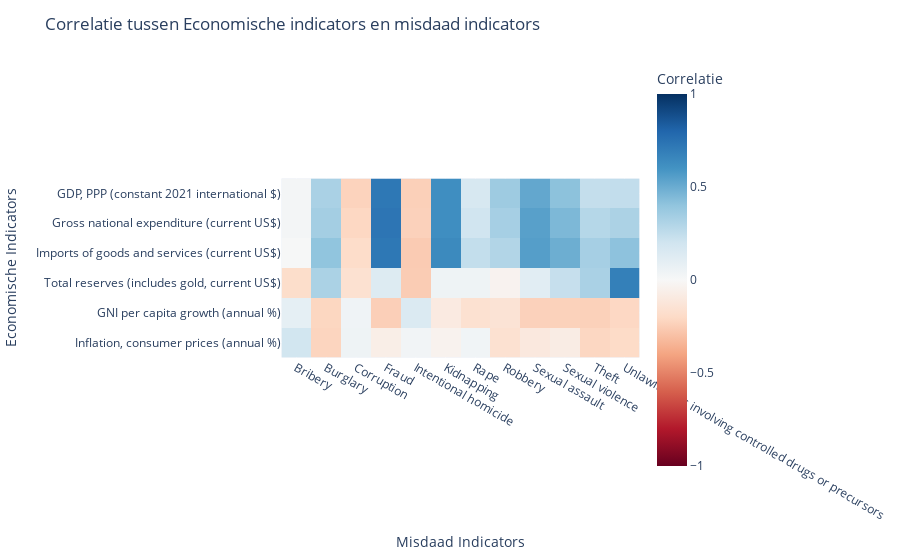

Here is the notebook cell this chart was saved with:
### Markdown cell above
### Verband tussen welvaart en verschillende misdaden

Met name fraude gebeurt meer in rijkere landen. In rijkere landen loont fraude wellicht meer doordat transacties gaan over grotere bedragen, een rijkere bevolking loont de fraudeur meer.

### Code cell
import pandas as pd
import plotly.express as px
import numpy as np

# === Load Data ===

# Crime dataset
crime_df = pd.read_csv("europe_crime_definitive_per_100k.csv")

# World Bank economic dataset
econ_df = pd.read_csv("world_bank_definitive.csv")

# === Filter and Preprocess ===

# Desired economic indicators
selected_indicators = [
"GDP, PPP (constant 2021 international $)",
"Gross national expenditure (current US$)",
"Imports of goods and services (current US$)",
"Total reserves (includes gold, current US$)",
"GNI per capita growth (annual %)",
"Inflation, consumer prices (annual %)"
]

# Filter econ_df for selected indicators
econ_filtered = econ_df[econ_df["Indicator Name"].isin(selected_indicators)]

# Pivot so each indicator becomes a column
econ_pivot = econ_filtered.pivot_table(
index=["Country Name", "Year"],
columns="Indicator Name",
values="Value"
).reset_index()

# Prepare crime data
crime_df.rename(columns={
    'Geopolitical entity (reporting)': 'Country Name',
    'TIME_PERIOD': 'Year'
}, inplace=True)
crime_df['Year'] = pd.to_numeric(crime_df['Year'], errors='coerce')

# Rename columns for convenience
econ_pivot.columns.name = None

# Merge on Country and Year
merged_df = pd.merge(econ_pivot, crime_df, on=['Country Name', 'Year'])

# Drop rows with missing values
merged_df.dropna(inplace=True)

# Extract actual column names
econ_cols = selected_indicators
crime_cols = [col for col in crime_df.columns if col not in ['Country Name', 'Year'] and col in merged_df.columns]

# Subset relevant columns
corr_data = merged_df[econ_cols + crime_cols].select_dtypes(include=[np.number])

# Recalculate available econ and crime columns (since some might have been dropped)
econ_cols_numeric = [col for col in econ_cols if col in corr_data.columns]
crime_cols_numeric = [col for col in crime_cols if col in corr_data.columns]

# Compute correlation matrix
correlation_matrix = corr_data.corr()
econ_crime_corr = correlation_matrix.loc[econ_cols_numeric, crime_cols_numeric]

# === Plot Heatmap ===
fig = px.imshow(
econ_crime_corr,
labels=dict(x="Misdaad Indicators", y="Economische Indicators", color="Correlatie"),
x=econ_crime_corr.columns,
y=econ_crime_corr.index,
color_continuous_scale="RdBu",
zmin=-1, zmax=1,
)
fig.update_layout(title="Correlatie tussen Economische indicators en misdaad indicators")
fig.show()

### Figure 1 — Plotly figure (JSON) as saved in the notebook; plotly's stock layout.template omitted (floating-point values rounded to 4 significant figures)
{"data": [{"coloraxis": "coloraxis", "hovertemplate": "Misdaad Indicators: %{x}<br>Economische Indicators: %{y}<br>Correlatie: %{z}<extra></extra>", "name": "0", "type": "heatmap", "x": ["Bribery", "Burglary", "Corruption", "Fraud", "Intentional homicide", "Kidnapping", "Rape", "Robbery", "Sexual assault", "Sexual violence", "Theft", "Unlawful acts involving controlled drugs or precursors"], "xaxis": "x", "y": ["GDP, PPP (constant 2021 international $)", "Gross national expenditure (current US$)", "Imports of goods and services (current US$)", "Total reserves (includes gold, current US$)", "GNI per capita growth (annual %)", "Inflation, consumer prices (annual %)"], "yaxis": "y", "z": [[0.0228, 0.3236, -0.2284, 0.7207, -0.2405, 0.6216, 0.1666, 0.3632, 0.5192, 0.4134, 0.2424, 0.2479], [0.02192, 0.3431, -0.2109, 0.7321, -0.2354, 0.6209, 0.1976, 0.3358, 0.546, 0.4523, 0.2873, 0.3179], [0.004229, 0.4019, -0.1885, 0.7212, -0.2588, 0.6414, 0.2441, 0.2981, 0.5547, 0.4933, 0.3376, 0.4105], [-0.1817, 0.3198, -0.1602, 0.1382, -0.2558, 0.0461, 0.04694, -0.03516, 0.1148, 0.2359, 0.3241, 0.6862], [0.09285, -0.2166, 0.04245, -0.2447, 0.1495, -0.09118, -0.1597, -0.1414, -0.2362, -0.2338, -0.2379, -0.2099], [0.1928, -0.2236, 0.04742, -0.0677, 0.03088, -0.03817, 0.0359, -0.1586, -0.1057, -0.07809, -0.2135, -0.1954]]}], "layout": {"coloraxis": {"cmax": 1, "cmin": -1, "colorbar": {"title": {"text": "Correlatie"}}, "colorscale": [[0, "rgb(103,0,31)"], [0.1, "rgb(178,24,43)"], [0.2, "rgb(214,96,77)"], [0.3, "rgb(244,165,130)"], [0.4, "rgb(253,219,199)"], [0.5, "rgb(247,247,247)"], [0.6, "rgb(209,229,240)"], [0.7, "rgb(146,197,222)"], [0.8, "rgb(67,147,195)"], [0.9, "rgb(33,102,172)"], [1, "rgb(5,48,97)"]]}, "margin": {"t": 60}, "title": {"text": "Correlatie tussen Economische indicators en misdaad indicators"}, "xaxis": {"anchor": "y", "constrain": "domain", "domain": [0, 1], "scaleanchor": "y", "title": {"text": "Misdaad Indicators"}}, "yaxis": {"anchor": "x", "autorange": "reversed", "constrain": "domain", "domain": [0, 1], "title": {"text": "Economische Indicators"}}}}
